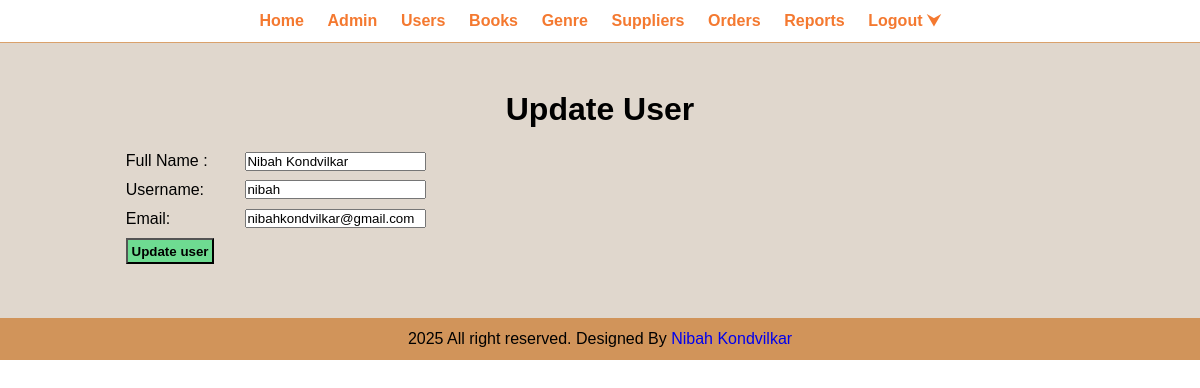
Page /admin/update-user.php?id=1 (signed in) on the earlier database version.
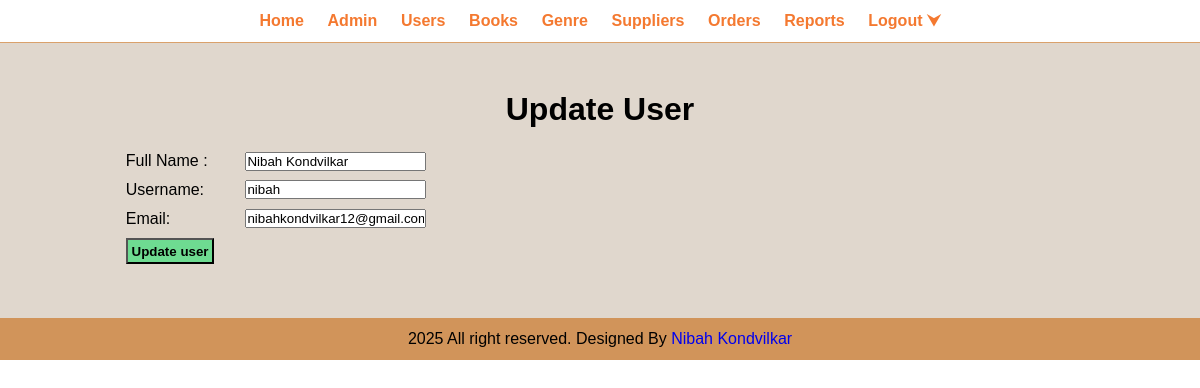
Same page on the later database version.
### tables this page shows
CREATE TABLE `tbl_user` (
  `id` int(10) UNSIGNED NOT NULL,
  `full_name` varchar(100) NOT NULL,
  `username` varchar(100) NOT NULL,
  `contact` varchar(20) NOT NULL,
  `email` varchar(100) NOT NULL,
  `address` varchar(255) NOT NULL,
  `password` varchar(255) NOT NULL,
  `otp` int(11) NOT NULL,
  `otp_expiry` datetime NOT NULL,
  `created_at` timestamp NOT NULL DEFAULT current_timestamp()
);

### admin/update-user.php (the view, shortened to what this page needs)
<?php include('partials/menu.php'); ?>
<div class="main-content text-center">
    <div class="wrapper">
        <h1>Update User</h1>
         <br>
         <?php
            $id=$_GET['id'];
            $sql="SELECT * FROM tbl_user WHERE id = $id";
            $res=mysqli_query($conn, $sql);
            if($res==true)
            {
                $count = mysqli_num_rows($res);
                if($count==1)
                {
                  $row = mysqli_fetch_assoc($res);
                  $full_name = $row['full_name'];
                  $username = $row['username'];
                  $email = $row['email'];
                }
                else
                {
                   header("location:".SITEURL.'admin/manage-user.php');
                }
            }
         ?>
        <form action="" method="POST">
            <table class="tbl-30">
                <tr>
                    <td>Full Name :</td>
                    <td>
                        <input type="text" name="full_name" value="<?php echo $full_name; ?>" required oninput="this.value = this.value.replace(/[^A-Za-z\s]/g, '')">
                    </td>
                </tr>
                <tr>
                    <td>Username: </td>
                    <td>
                        <input type="text" name="username" value="<?php echo $username; ?>">
                    </td>
                </tr>
                <tr>
                    <td>Email: </td>
                    <td>
                        <input type="email" name="email" pattern="[a-zA-Z0-9._%+\-]+@[a-zA-Z0-9.\-]+\.[a-zA-Z]{2,}$" value="<?php echo $email;?>">
                    </td>
                </tr>
                <tr>
                    <td colspan="2">
                    <input type="submit" name="submit" value="Update user" class="btn-secondary">
                    </td>
                </tr>
            </table>
        </form>
    </div>
</div>
<?php include('partials/footer.php'); ?>

Differences in the rows shown:
changed tbl_user "Nibah Kondvilkar": email "nibahkondvilkar@gmail.com" → "nibahkondvilkar12@gmail.com"
